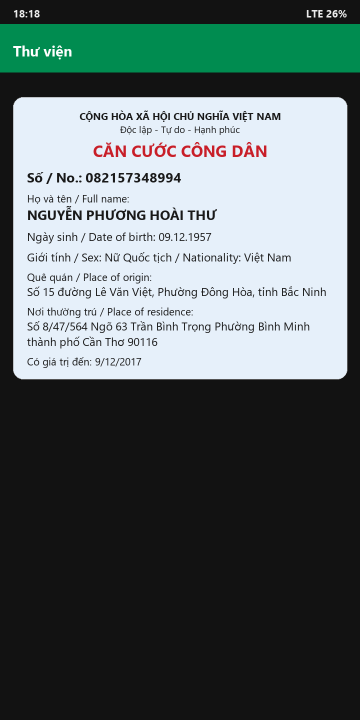
#> input picture android/app/src/androidTest/assets/ocr/test_00000.png, 720 x 1440 px (shown at 1/2 size)
$ python -i ocr.py   (imports and definitions only)
#> lines starting #> are read from the running program, lines starting #| are printed output that depends on the picture; after the words box and inside, x2 and y2 are one past the last pixel; in counts of white or black regions, pixels touching at a corner belong together
#> further down, picture is the input picture: PIL image 720x1440 RGB; mean R, G, B 89.7, 101.8, 101.2
"""
safescreen/ocr.py — Bước 2: OCR bằng Tesseract và ghép nhãn gốc vào kết quả OCR.

Vì sao cần "ghép nhãn"?
    Khi chạy thật, CRF chỉ nhìn thấy những gì OCR đọc được (có thể sai chính tả, gộp 2 từ làm 1,
    bỏ sót từ...). Vì vậy CRF phải được train trên ĐẦU RA OCR chứ không phải trên văn bản gốc.
    Ta chạy OCR trên ảnh tổng hợp, rồi với mỗi từ OCR, tìm token gốc nằm cùng chỗ (bbox chồng nhau)
    để lấy nhãn của nó.

Đầu ra mỗi ảnh: data/<...>/ocr/<tên>.json
    {"text": "0912345678", "bbox": [x0,y0,x1,y1], "conf": 0.93, "line": 4, "label": "B-PHONE"}
    conf = độ tin cậy của Tesseract (0–1) → sau này là c_ocr trong hàm rủi ro.

Chạy (đứng ở thư mục ml/):
    python -m safescreen.ocr --data data/synth --limit 50
"""
from __future__ import annotations

import argparse
import json
import os
import time
from collections import Counter, defaultdict
from concurrent.futures import ProcessPoolExecutor
from pathlib import Path

import cv2
import numpy as np
import pytesseract
from PIL import Image

ML_DIR = Path(__file__).resolve().parent.parent
WINDOWS_TESSERACT = Path(r"C:\Program Files\Tesseract-OCR\tesseract.exe")


# =====================================================================
# 1. Cấu hình Tesseract
# =====================================================================

def setup_tesseract() -> str:
    """
    Tìm tesseract và thư mục tessdata. Trả về chuỗi config cần truyền cho pytesseract.
    - Windows: dùng bản cài ở Program Files + ml/tessdata (có vie bản best).
    - Colab/Kaggle: `apt install tesseract-ocr tesseract-ocr-vie` là đủ, tesseract đã nằm trong PATH.
    Có thể ghi đè bằng biến môi trường TESSERACT_CMD và TESSDATA_DIR.
    """
    cmd = os.environ.get("TESSERACT_CMD") or (str(WINDOWS_TESSERACT) if WINDOWS_TESSERACT.exists() else "tesseract")
    pytesseract.pytesseract.tesseract_cmd = cmd

    tessdata = os.environ.get("TESSDATA_DIR")
    if not tessdata and (ML_DIR / "tessdata" / "vie.traineddata").exists():
        tessdata = (ML_DIR / "tessdata").as_posix()
    # Lưu ý: KHÔNG bọc đường dẫn trong dấu nháy — pytesseract sẽ truyền nguyên dấu nháy cho tesseract
    return f"--tessdata-dir {tessdata}" if tessdata else ""


TESS_CONFIG = setup_tesseract()


# =====================================================================
# 2. Tiền xử lý ảnh + chạy OCR
# =====================================================================

def normalize_background(gray: np.ndarray, block: int = 8) -> np.ndarray:
    """
    Đưa mọi vùng về dạng "chữ đen trên nền trắng" — kiểu ảnh Tesseract đọc tốt nhất.
    Ảnh chụp màn hình hay có chữ trắng trên nền tối/màu (chế độ tối, thanh tiêu đề, nút bấm),
    và Tesseract thường bỏ qua cả khối nền xám vì tưởng đó là hình ảnh.

    Làm việc trên ảnh thu nhỏ `block` lần; mỗi điểm ảnh nhỏ nhìn cửa sổ 7x7 (≈ 56x56 px ảnh gốc):
    1. Màu nền = trung vị (median). Nét chữ mảnh chỉ chiếm ít điểm ảnh nên trung vị ≈ màu nền.
    2. Chiều chữ: so (sáng nhất - nền) với (nền - tối nhất). Bên nào xa nền hơn là chữ.
       → chữ sáng hơn nền thì đảo màu vùng đó. Không dùng ngưỡng độ sáng cố định, vì nền cam
       (xám ≈ 133) chữ trắng sẽ bị bỏ qua, còn nền xám nhạt chữ đen lại bị đảo nhầm.
    3. Chia cho độ sáng nền: nền → 255 (trắng tinh), chữ đen vẫn gần 0.
    """
#> called with block = 8
    h, w = gray.shape
#> h = 1440; w = 720
    small_size = (max(1, w // block), max(1, h // block))
#> small_size = (90, 180)
    k_block, k_win = np.ones((block, block), np.uint8), np.ones((7, 7), np.uint8)

    def shrink(a):
        return cv2.resize(a, small_size, interpolation=cv2.INTER_AREA)

    bg = cv2.medianBlur(shrink(gray), 7).astype(np.int16)
    hi = cv2.dilate(shrink(cv2.dilate(gray, k_block)), k_win).astype(np.int16)  # điểm sáng nhất quanh đó
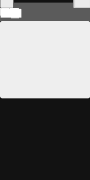
#> hi: shape (180, 90) int16; min 18, max 255, mean 124.4
    lo = cv2.erode(shrink(cv2.erode(gray, k_block)), k_win).astype(np.int16)    # điểm tối nhất quanh đó
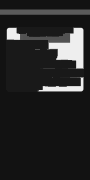
#> lo: shape (180, 90) int16; min 18, max 238, mean 38
    light_text = ((hi - bg) > (bg - lo)).astype(np.uint8)
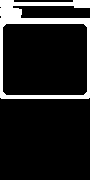
#> light_text: shape (180, 90); values 0 (black) and 1 (white), 12.6% white; 1 white region, box (x1, y1, x2, y2) and area: (0, 0, 90, 99) 2039

    def grow(a):
        return cv2.resize(a, (w, h), interpolation=cv2.INTER_NEAREST)
#> returned value: shape (1440, 720); values 0 (black) and 1 (white), 12.6% white; 1 white region, box (x1, y1, x2, y2) and area: (0, 0, 720, 792) 130496

    flip = grow(light_text).astype(bool)
    bg = grow(bg.astype(np.uint8)).astype(np.float32)
#> bg: shape (1440, 720) float32
    img = np.where(flip, 255 - gray, gray).astype(np.float32)
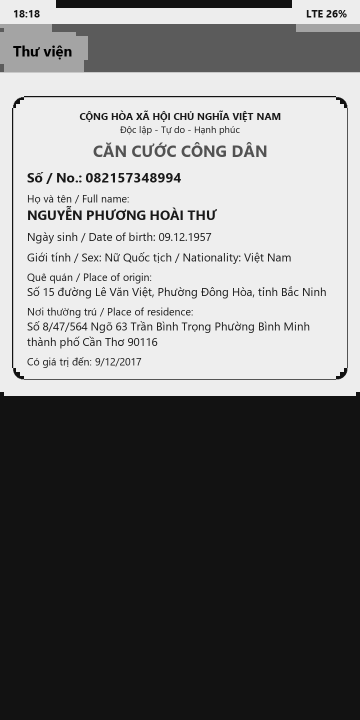
#> img: shape (1440, 720) float32 (shown at 1/2 size); min 0, max 238, mean 122
    bg = np.where(flip, 255 - bg, bg)
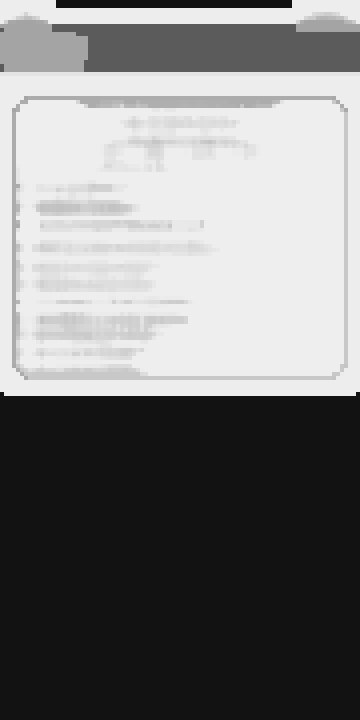
#> bg: shape (1440, 720) float32 (shown at 1/2 size); min 18, max 238, mean 125.4
    return np.clip(img * 255 / np.maximum(bg, 1), 0, 255).astype(np.uint8)
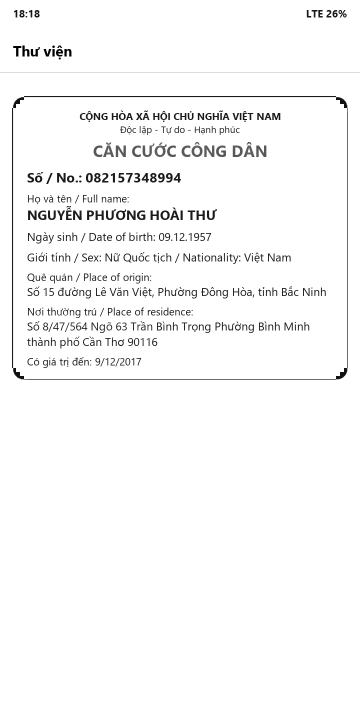
#> returned value: shape (1440, 720) (shown at 1/2 size); min 0, max 255, mean 248


def preprocess(img: Image.Image, target_width: int = 1440, invert_dark: bool = True):
    """
    Chuẩn bị ảnh cho Tesseract. Trả về (ảnh xám, hệ số phóng).
    Các bước đều đơn giản để sau này viết lại được bằng Kotlin trên Android.
    """
    gray = cv2.cvtColor(np.array(img.convert("RGB")), cv2.COLOR_RGB2GRAY)
    if invert_dark:
        gray = normalize_background(gray)
    # Phóng to cho chữ đủ lớn (Tesseract đọc tốt khi chữ cao ~30px trở lên)
    scale = target_width / gray.shape[1]
#> scale = 2
    if abs(scale - 1) > 0.05:
        gray = cv2.resize(gray, None, fx=scale, fy=scale, interpolation=cv2.INTER_CUBIC)
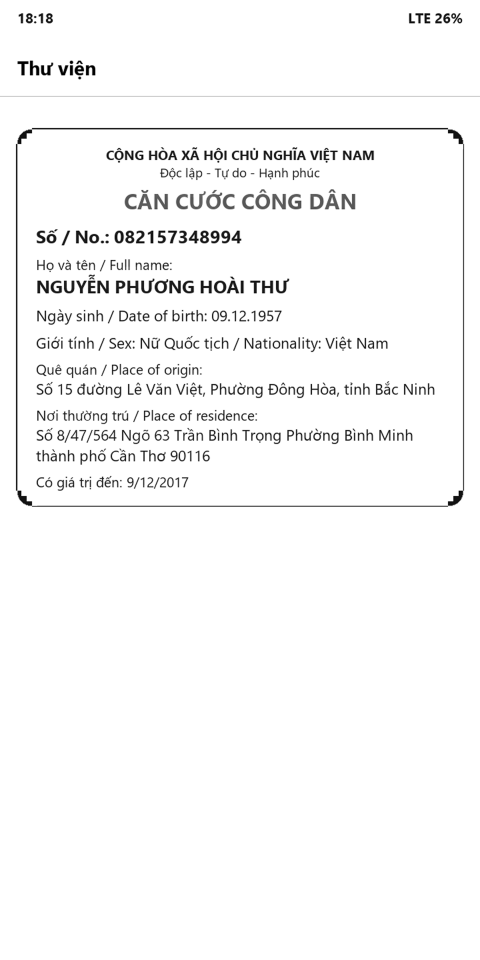
#> gray: shape (2880, 1440) (shown at 1/3 size); min 0, max 255, mean 247.7
    else:
        scale = 1.0
    return gray, scale


# [60 lines left out: functions run_ocr, sort_reading_order, not called in this run]


# =====================================================================
# 3. Ghép nhãn gốc (ground truth) vào từ OCR
# =====================================================================

def area(b) -> float:
    return max(0, b[2] - b[0]) * max(0, b[3] - b[1])


def intersection(a, b) -> float:
    return area([max(a[0], b[0]), max(a[1], b[1]), min(a[2], b[2]), min(a[3], b[3])])


# [133 lines left out: functions align_labels, ocr_stats, process_one, print_report, main, not called in this run]


# [2 lines not run here, left out]

>>> from PIL import Image
>>> picture = Image.open('../../android/app/src/androidTest/assets/ocr/test_00000.png')
>>> result = preprocess(picture)
